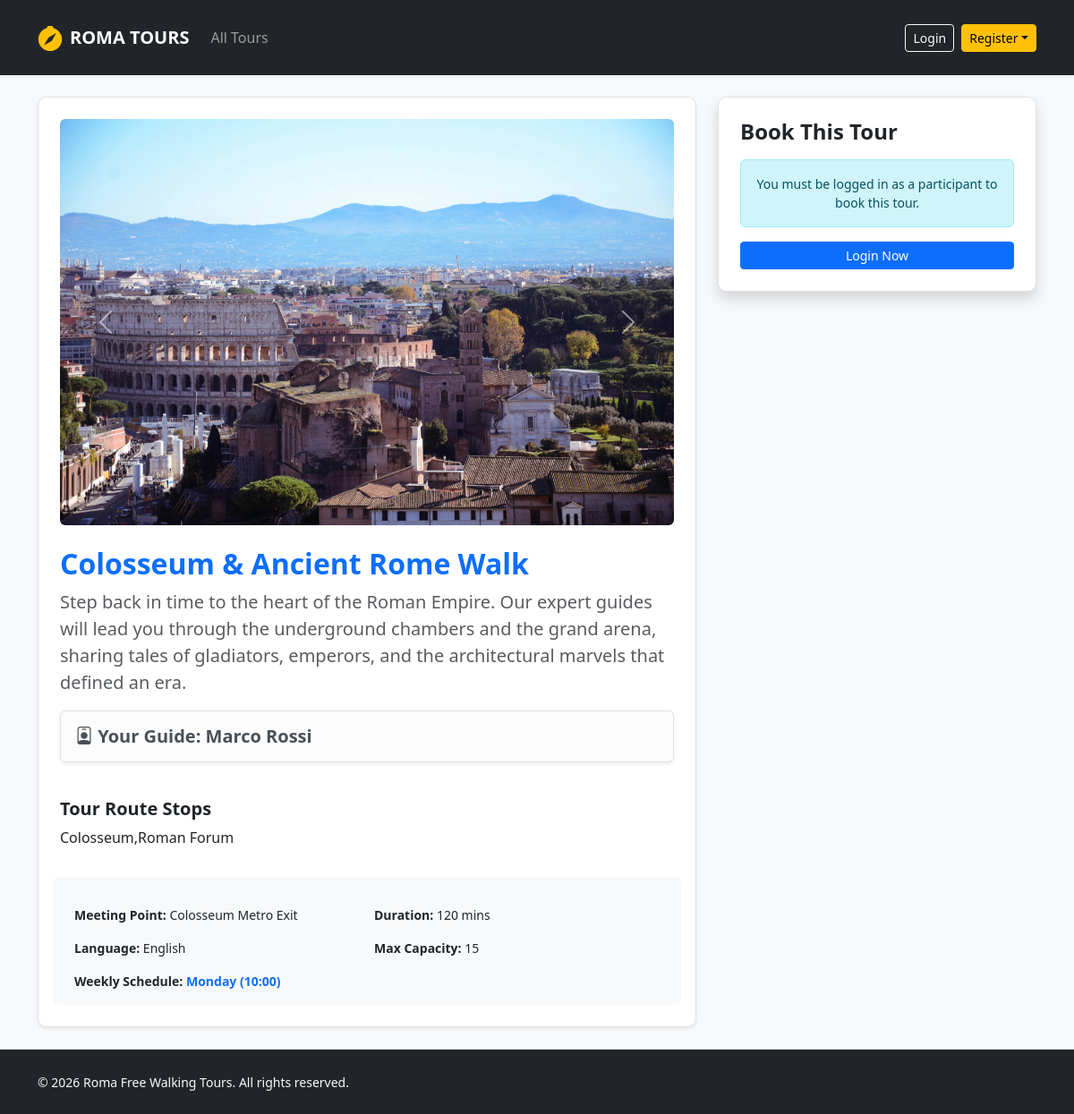
/tour/detail/1, run on an earlier commit of the app's database.
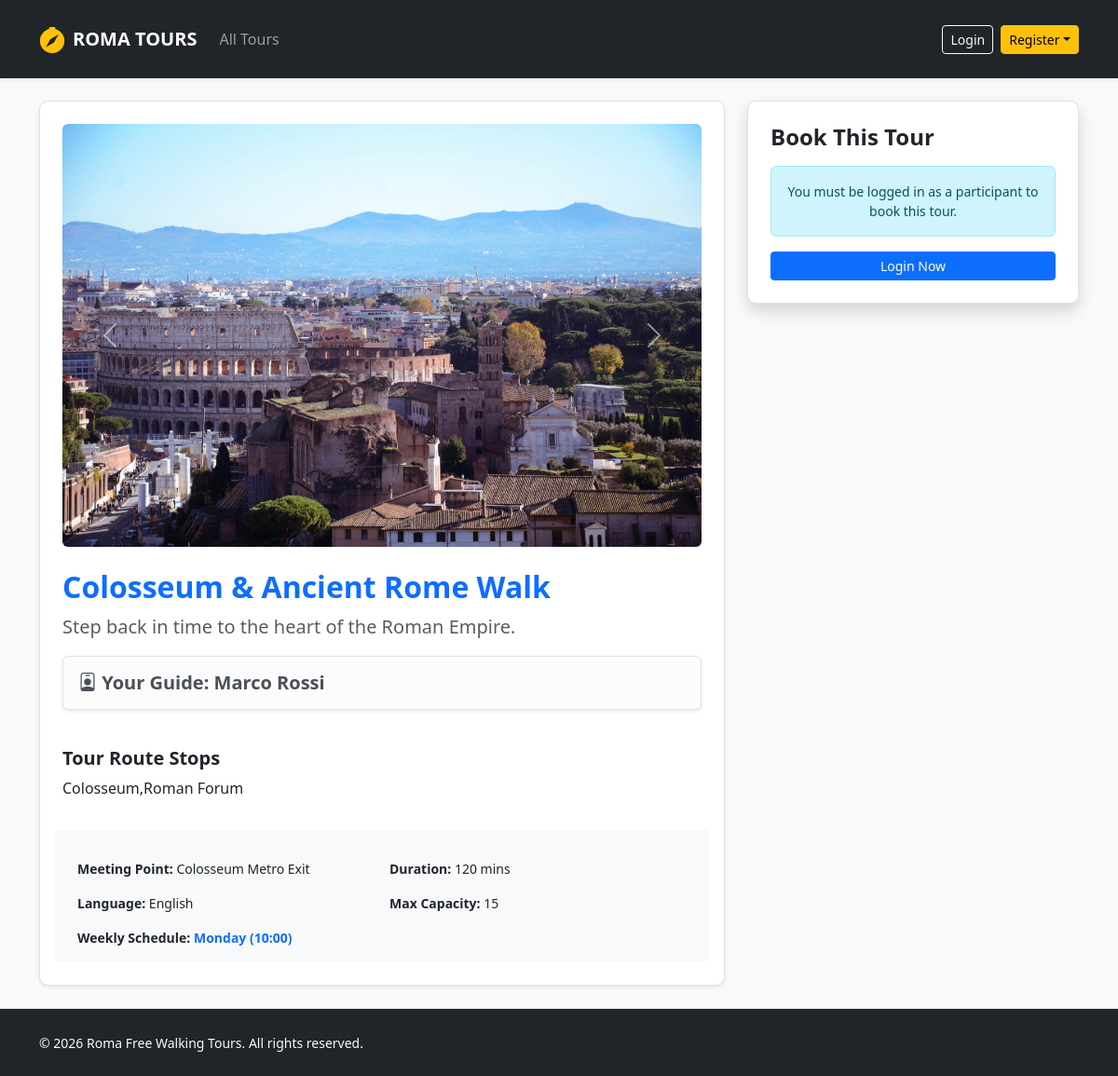
And on a later commit of the database.
### tables this page shows
CREATE TABLE tours (
            id INTEGER PRIMARY KEY AUTOINCREMENT,
            guide_id INTEGER NOT NULL,
            title TEXT NOT NULL,
            meeting_point TEXT NOT NULL,
            duration INTEGER NOT NULL,
            language TEXT NOT NULL,
            max_participants INTEGER NOT NULL,
            description TEXT NOT NULL,
            stops TEXT NOT NULL,
            photos TEXT NOT NULL,
            FOREIGN KEY (guide_id) REFERENCES users(id) ON DELETE CASCADE
        );

CREATE TABLE users (
            id INTEGER PRIMARY KEY AUTOINCREMENT,
            name TEXT NOT NULL,
            surname TEXT NOT NULL,
            email TEXT UNIQUE NOT NULL,
            password TEXT NOT NULL,
            role TEXT CHECK(role IN ('guide', 'participant', 'administrator')) NOT NULL,
            languages TEXT
        );

### routes/participant_routes.py (the view)
@participant_bp.route("/tour/detail/<int:tour_id>")
def tour_detail(tour_id):
    tour = tours_dao.get_tour_by_id(tour_id)
    if not tour:
        flash("Tour not found.", "danger")
        return redirect(url_for("home"))
    photos_list = tour['photos'].split(',') if tour['photos'] else []
    return render_template("tour_detail.html", tour=tour, photos=photos_list)

### dao/tours_dao.py (called while the page is built)
def get_tour_by_id(p_tour_id):
    query = """
        SELECT t.*, u.name as guide_name, u.surname as guide_surname,
               GROUP_CONCAT(ts.day_of_week || ' (' || ts.start_time || ')', ', ') as schedule
        FROM tours t
        LEFT JOIN tour_schedule ts ON t.id = ts.tour_id
        JOIN users u ON t.guide_id = u.id
        WHERE t.id = ?
        GROUP BY t.id
    """
    conn = sqlite3.connect("roma_tours.db")
    conn.row_factory = sqlite3.Row
    cursor = conn.cursor()
    cursor.execute(query, (p_tour_id,))
    tour = cursor.fetchone()
    conn.close()
    return tour

### templates/tour_detail.html (shortened to what this page needs)
{% extends 'base.html' %}
{% block content %}
<div class="col-md-8">
  <div class="card shadow-sm border p-4 mb-4">
    <div id="tourCarousel" class="carousel slide mb-4" data-bs-ride="carousel">
      <div class="carousel-inner">
        {% for photo in photos %}
        <div class="carousel-item {{ 'active' if loop.first }}">
          <img src="{{ url_for('static', filename='images/' + photo.strip()) }}"
               class="d-block w-100 rounded"
               alt="Tour Photo">
        </div>
        {% endfor %}
      </div>
      <button class="carousel-control-prev" type="button" data-bs-target="#tourCarousel" data-bs-slide="prev">
        <span class="carousel-control-prev-icon"></span>
      </button>
      <button class="carousel-control-next" type="button" data-bs-target="#tourCarousel" data-bs-slide="next">
        <span class="carousel-control-next-icon"></span>
      </button>
    </div>
    <h2 class="text-primary fw-bold">{{ tour.title }}</h2>
    <p class="lead text-muted">{{ tour.description }}</p>
    <div class="alert alert-light border shadow-sm">
        <h5 class="fw-bold mb-0">
            <i class="bi bi-person-badge"></i> Your Guide: {{ tour.guide_name }} {{ tour.guide_surname }}
        </h5>
    </div>
    <h5 class="mt-4 fw-bold">Tour Route Stops</h5>
    <p>{{ tour.stops }}</p>
    <div class="row g-3 mt-3 bg-light p-3 rounded small">
      <div class="col-6"><strong>Meeting Point:</strong> {{ tour.meeting_point }}</div>
      <div class="col-6"><strong>Duration:</strong> {{ tour.duration }} mins</div>
      <div class="col-6"><strong>Language:</strong> {{ tour.language }}</div>
      <div class="col-6"><strong>Max Capacity:</strong> {{ tour.max_participants }}</div>
      <div class="col-12">
          <strong>Weekly Schedule:</strong>
          <span class="text-primary fw-bold">{{ tour.schedule if tour.schedule else 'No schedule set' }}</span>
      </div>
    </div>
  </div>
</div>
<div class="col-md-4">
  <div class="card shadow border p-4">
    <h4 class="fw-bold mb-3">Book This Tour</h4>
    {% if current_user.is_authenticated and current_user.role == 'participant' %}
    <form action="{{ url_for('participant.book_tour', tour_id=tour.id) }}" method="POST">
      <div class="mb-3">
        <label for="txt_date" class="form-label small fw-bold">Choose Date</label>
        <input type="date" class="form-control" name="txt_date" id="txt_date" required>
      </div>
      <div class="mb-3">
        <label for="txt_count" class="form-label small fw-bold">Additional Guests</label>
        <select class="form-select" name="txt_count" id="txt_count" onchange="generateInputs()">
          <option value="0">Just Me (0 extra)</option>
          <option value="1">+1 Guest</option>
          <option value="2">+2 Guests</option>
          <option value="3">+3 Guests</option>
        </select>
      </div>
      <div id="nameInputs" class="mb-3"></div>
      <button type="submit" class="btn btn-success w-100 py-2 fw-bold shadow-sm">Confirm Booking</button>
    </form>
    {% elif current_user.is_authenticated %}
      <div class="alert alert-warning small text-center">Only logged-in participants can make a booking.</div>
    {% else %}
      <div class="alert alert-info small text-center mb-3">You must be logged in as a participant to book this tour.</div>
      <a href="{{ url_for('auth.login') }}" class="btn btn-primary w-100 btn-sm">Login Now</a>
    {% endif %}
  </div>
</div>
{% endblock %}

### templates/base.html (shortened to what this page needs)
<!DOCTYPE html>
<html lang="en">
<head>
  <link href="https://cdn.jsdelivr.net/npm/bootstrap@5.3.2/dist/css/bootstrap.min.css" rel="stylesheet">
  <link rel="stylesheet" href="https://cdn.jsdelivr.net/npm/bootstrap-icons@1.11.3/font/bootstrap-icons.min.css">
  <link rel="stylesheet" href="{{ url_for('static', filename='css/styles.css') }}">
</head>
<body class="d-flex flex-column min-vh-100">
  <header>
    <nav class="navbar navbar-expand-lg navbar-dark bg-dark shadow-sm py-3 mb-4">
      <div class="container">
        <a class="navbar-brand d-flex align-items-center fw-bold text-uppercase tracking-wider" href="{{ url_for('roma_tours') }}">
          <i class="bi bi-compass-fill me-2 text-warning fs-3"></i> Roma Tours
        </a>
        <div class="collapse navbar-collapse" id="mainNav">
          <ul class="navbar-nav me-auto mb-2 mb-lg-0">
            <li class="nav-item">
              <a class="nav-link {% if request.endpoint == 'home' %}active{% endif %}" href="{{ url_for('home') }}">All Tours</a>
            </li>
          </ul>
          <div class="d-flex align-items-center gap-2">
            {% if current_user.is_authenticated %}
              <span class="text-light me-2 small">
                <i class="bi bi-person-circle me-1 text-warning"></i> {{ current_user.name }}
              </span>
              {% if current_user.role == 'administrator' %}
                <a href="{{ url_for('auth.profile_admin') }}" class="btn btn-outline-warning btn-sm">Admin Dashboard</a>
              {% elif current_user.role == 'guide' %}
                <a href="{{ url_for('auth.profile_guide') }}" class="btn btn-outline-warning btn-sm">Guide Profile</a>
              {% else %}
                <a href="{{ url_for('auth.profile_participant') }}" class="btn btn-outline-warning btn-sm">My Bookings</a>
              {% endif %}
              <a href="{{ url_for('auth.logout') }}" class="btn btn-danger btn-sm">Logout</a>
            {% else %}
              <a href="{{ url_for('auth.login') }}" class="btn btn-outline-light btn-sm">Login</a>
              <div class="dropdown">
                <button class="btn btn-warning btn-sm dropdown-toggle" type="button" data-bs-toggle="dropdown">Register</button>
              </div>
            {% endif %}
          </div>
        </div>
      </div>
    </nav>
  </header>
  <main class="container flex-grow-1">
    <div class="row g-4">
      {% block content %}{% endblock %}
    </div>
  </main>
  <footer class="mt-auto border-top bg-dark text-light">
    <div class="container py-4">
      <div class="row align-items-center">
        <div class="col-12 col-md-6 text-center text-md-start">
          <span class="small">© 2026 Roma Free Walking Tours. All rights reserved.</span>
        </div>
      </div>
    </div>
  </footer>
</body>
</html>

### static/css/styles.css (style rules this page uses)
body { background-color: #f8f9fa; font-family: 'Segoe UI', Tahoma, Geneva, Verdana, sans-serif; font-size: 1rem; }
.card { border: none; border-radius: 0.6rem; transition: transform 0.2s ease, box-shadow 0.2s ease; }

What changed in the data, as far as the page shows it:
changed tours "Colosseum & Ancient Rome Walk": description "…of the Roman Empire. Our expert guides will lead you through the underground chambers and the grand arena, sharing tales of gladiators, emperors, and the architectural marvels that defined an era." → "Step back in time to the heart of the Roman Empire."
